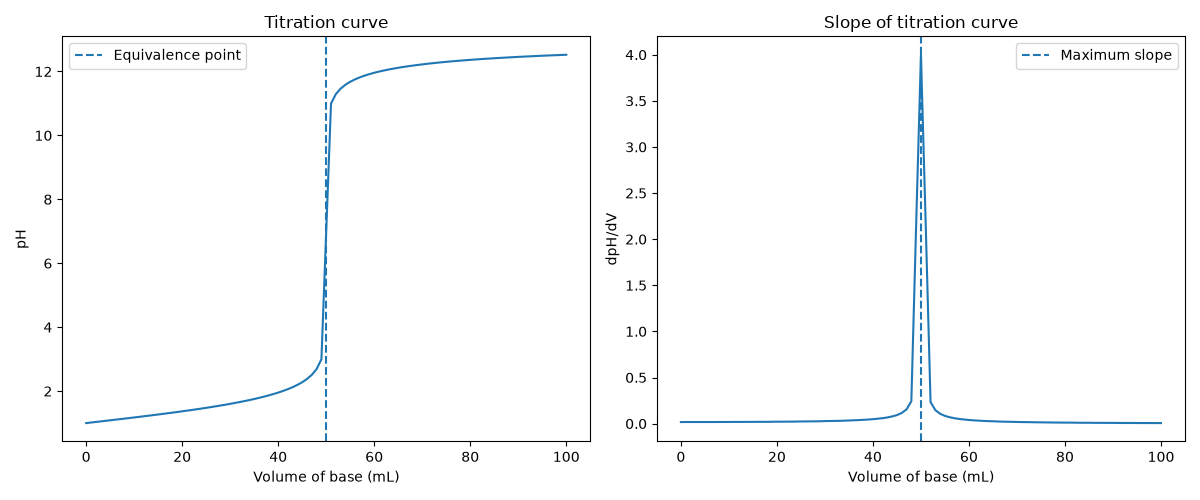

Python code for this plot:
import numpy as np
import matplotlib.pyplot as plt

# TODO 1: read titration.csv
data = np.loadtxt("titration.csv", delimiter=",", skiprows=1)

V = data[:, 0]
pH = data[:, 1]

# TODO 2: calculate slope and find equivalence point
slope = np.gradient(pH, V)

equilibrium_index = np.argmax(slope)
equivalence_volume = V[equilibrium_index]

print("Equivalence point:", equivalence_volume, "mL")

# TODO 3: make two plots
fig, axes = plt.subplots(1, 2, figsize=(12, 5))

# pH curve
axes[0].plot(V, pH)
axes[0].axvline(
    equivalence_volume,
    linestyle="--",
    label="Equivalence point"
)
axes[0].set_xlabel("Volume of base (mL)")
axes[0].set_ylabel("pH")
axes[0].set_title("Titration curve")
axes[0].legend()

# Slope curve
axes[1].plot(V, slope)
axes[1].axvline(
    equivalence_volume,
    linestyle="--",
    label="Maximum slope"
)
axes[1].set_xlabel("Volume of base (mL)")
axes[1].set_ylabel("dpH/dV")
axes[1].set_title("Slope of titration curve")
axes[1].legend()

plt.tight_layout()
plt.savefig("titration.png")
plt.show()
